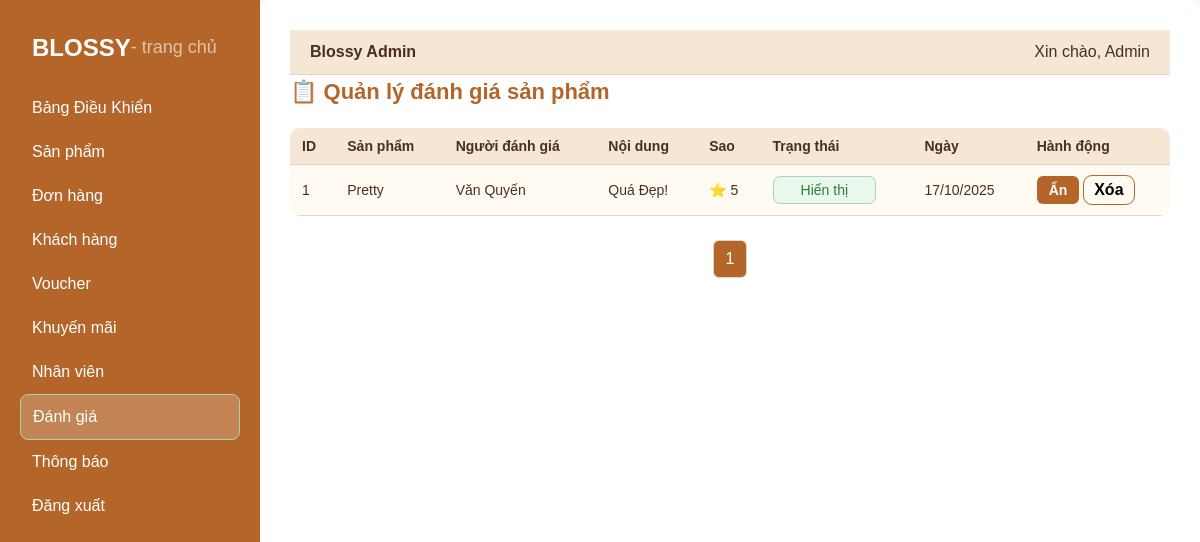
The page /index.php/index.php?controller=adminreview&action=index (signed in) on the database its author committed.
### tables this page shows
CREATE TABLE `reviews` (
  `id` bigint(20) UNSIGNED NOT NULL,
  `user_id` bigint(20) UNSIGNED NOT NULL,
  `product_id` bigint(20) UNSIGNED NOT NULL,
  `order_item_id` bigint(20) UNSIGNED DEFAULT NULL,
  `rating` tinyint(3) UNSIGNED NOT NULL CHECK (`rating` between 1 and 5),
  `title` varchar(191) DEFAULT NULL,
  `content` text DEFAULT NULL,
  `is_approved` tinyint(1) NOT NULL DEFAULT 1,
  `created_at` datetime NOT NULL DEFAULT current_timestamp(),
  `updated_at` datetime DEFAULT current_timestamp() ON UPDATE current_timestamp()
);

CREATE TABLE `products` (
  `id` bigint(20) UNSIGNED NOT NULL,
  `category_id` bigint(20) UNSIGNED NOT NULL,
  `name` varchar(191) NOT NULL,
  `color` varchar(50) DEFAULT NULL,
  `slug` varchar(191) NOT NULL,
  `season` enum('spring','summer','autumn','winter') DEFAULT NULL,
  `description` text DEFAULT NULL,
  `price` decimal(12,2) NOT NULL,
  `compare_at_price` decimal(12,2) DEFAULT NULL,
  `is_active` tinyint(1) NOT NULL DEFAULT 1,
  `created_at` datetime NOT NULL DEFAULT current_timestamp(),
  `updated_at` datetime NOT NULL DEFAULT current_timestamp() ON UPDATE current_timestamp()
);

CREATE TABLE `users` (
  `id` bigint(20) UNSIGNED NOT NULL,
  `role_id` tinyint(3) UNSIGNED NOT NULL DEFAULT 1,
  `level_id` tinyint(3) UNSIGNED DEFAULT 1,
  `email` varchar(191) NOT NULL,
  `first_name` varchar(100) DEFAULT NULL,
  `last_name` varchar(100) DEFAULT NULL,
  `password_hash` varchar(191) NOT NULL,
  `phone` varchar(20) DEFAULT NULL,
  `gender` enum('Nam','Nữ','Khác') DEFAULT 'Nam',
  `level` enum('diamond','gold','silver','normal') NOT NULL DEFAULT 'normal',
  `total_spent` decimal(12,2) NOT NULL DEFAULT 0.00,
  `address` varchar(255) DEFAULT NULL,
  `is_blocked` tinyint(1) NOT NULL DEFAULT 0,
  `created_at` datetime NOT NULL DEFAULT current_timestamp(),
  `updated_at` datetime NOT NULL DEFAULT current_timestamp() ON UPDATE current_timestamp(),
  `password` varchar(255) NOT NULL
);

### App/Controllers/AdminReviewController.php (called while the page is built, shortened)
<?php
require_once __DIR__ . '/../Models/ReviewModel.php';
class AdminReviewController extends BaseController
{
    private $model;
    public function __construct()
    {
        $this->model = new ReviewModel();
    }
    public function index()
    {
        $page = isset($_GET['page']) ? max(1, (int)$_GET['page']) : 1;
        $limit = 15;
        $offset = ($page - 1) * $limit;
        $reviews = $this->model->getAllReviews($limit, $offset);
        $totalReviews = $this->model->countAllReviews();
        $totalPages = ceil($totalReviews / $limit);
        $this->loadView('Admin.Reviews.index', [
            'reviews' => $reviews,
            'page' => $page,
            'totalPages' => $totalPages
        ]);
    }
}

### App/Models/Database/database.php (called while the page is built, shortened)
<?php
class Database {
    private $servername = "localhost";
    private $username = "root";
    private $password = "0586964157";
    private $databasename = "web_ban_hoa";
    function connection_database(): PDO {
        try {
            $conn = new PDO(
                "mysql:host=$this->servername;dbname=$this->databasename",
                $this->username,
                $this->password
            );
            $conn->setAttribute(PDO::ATTR_ERRMODE, PDO::ERRMODE_EXCEPTION);
        } catch (PDOException $e) {
            throw $e;
        }
        return $conn;
    }
}
?>

### App/Models/BaseModel.php (called while the page is built, shortened)
<?php
require_once __DIR__ . '/Database/Database.php';
class BaseModel {
    public function __construct() {
        $db = new database();
        $this->conn = $db->connection_database();
    }
}

### App/Models/ReviewModel.php (called while the page is built, shortened)
<?php
require_once 'BaseModel.php';
class ReviewModel extends BaseModel
{
        public function getAllReviews($limit, $offset)
    {
        $sql = "SELECT r.*, p.name AS product_name, u.first_name, u.last_name
                FROM reviews r
                JOIN products p ON r.product_id = p.id
                JOIN users u ON r.user_id = u.id
                ORDER BY r.created_at DESC
                LIMIT :limit OFFSET :offset";
        $stmt = $this->conn->prepare($sql);
        $stmt->bindValue(':limit', (int)$limit, PDO::PARAM_INT);
        $stmt->bindValue(':offset', (int)$offset, PDO::PARAM_INT);
        $stmt->execute();
        return $stmt->fetchAll(PDO::FETCH_ASSOC);
    }
    public function countAllReviews()
    {
        $stmt = $this->conn->query("SELECT COUNT(*) FROM reviews");
        return (int)$stmt->fetchColumn();
    }
}

### App/Views/Admin/Reviews/index.php (the view, shortened to what this page needs)
<link rel="stylesheet" href="<?= BASE_URL ?>Public/Assets/Css/Admin/Review.css?v=<?= time() ?>">
<div class="admin-review">
  <?php include_once __DIR__ . '/../Layouts/Sidebar.php'; ?>
  <div class="admin-review__content">
    <?php include_once __DIR__ . '/../Layouts/Header.php'; ?>
    <h2 class="admin-title">📋 Quản lý đánh giá sản phẩm</h2>
    <table class="admin-table">
      <thead>
        <tr>
          <th>ID</th>
          <th>Sản phẩm</th>
          <th>Người đánh giá</th>
          <th>Nội dung</th>
          <th>Sao</th>
          <th>Trạng thái</th>
          <th>Ngày</th>
          <th>Hành động</th>
        </tr>
      </thead>
      <tbody>
        <?php if (!empty($reviews)): ?>
          <?php foreach ($reviews as $r): ?>
            <tr data-id="<?= $r['id'] ?>">
              <td><?= $r['id'] ?></td>
              <td><?= htmlspecialchars($r['product_name']) ?></td>
              <td><?= htmlspecialchars($r['first_name'] . ' ' . $r['last_name']) ?></td>
              <td><?= htmlspecialchars($r['content']) ?></td>
              <td>⭐ <?= intval($r['rating']) ?></td>
              <td>
                <span class="status <?= $r['is_approved'] ? 'active' : 'hidden' ?>">
                  <?= $r['is_approved'] ? 'Hiển thị' : 'Ẩn' ?>
                </span>
              </td>
              <td><?= date('d/m/Y', strtotime($r['created_at'])) ?></td>
              <td>
                <button class="btn-toggle" data-status="<?= $r['is_approved'] ? 0 : 1 ?>">
                  <?= $r['is_approved'] ? 'Ẩn' : 'Hiện' ?>
                </button>
                <button class="btn-delete">Xóa</button>
              </td>
            </tr>
          <?php endforeach; ?>
        <?php else: ?>
          <tr><td colspan="8" style="text-align:center;">Không có đánh giá nào.</td></tr>
        <?php endif; ?>
      </tbody>
    </table>
    <div class="pagination">
      <?php for ($i = 1; $i <= $totalPages; $i++): ?>
        <a href="?controller=adminreview&action=index&page=<?= $i ?>" class="<?= $i == $page ? 'active' : '' ?>"><?= $i ?></a>
      <?php endfor; ?>
    </div>
  </div>
</div>

### Public/Assets/Css/Admin/Review.css (style rules this page uses)
.admin-review { display: flex; flex-direction: row; min-height: 100vh; width: 100%; background: var(--bg); color: var(--text); }
.admin-review__content { flex: 1; padding: 30px; background: var(--panel-bg); border-radius: 10px; }
.admin-title { color: var(--primary); font-size: 22px; font-weight: 700; margin-bottom: 20px; }
.admin-table { width: 100%; border-collapse: collapse; background: #fffaf2; border-radius: 10px; overflow: hidden; }
.admin-table th, .admin-table td { padding: 10px 12px; border-bottom: 1px solid var(--header-border); text-align: left; color: var(--text); font-size: 14px; }
.admin-table th { background: var(--header-bg); font-weight: 700; color: var(--text); }
.status.active { background: #e9f7ed; color: #2e7d32; border: 1px solid #a9d6b4; padding: 5px 27px; border-radius: 7px; }
.btn-toggle, .btn-delete { padding: 6px 12px; border-radius: 6px; border: none; cursor: pointer; font-weight: 600; transition: 0.3s; }
.btn-toggle { background: var(--primary); color: #fff; }
.btn-delete { background: #ff5c5c; }
.pagination { text-align: center; margin-top: 20px; }
.pagination a { display: inline-block; margin: 0 4px; padding: 6px 12px; border-radius: 6px; border: 1px solid var(--header-border); color: var(--text); text-decoration: none; }
.pagination a.active { background: var(--primary); color: #fff; }

### Public/Assets/Css/admin_style.css (style rules this page uses)
.pagination { display: flex; justify-content: center; align-items: center; margin: 24px 0; gap: 8px; }
.btn-edit, .btn-delete { border: none; background: transparent; cursor: pointer; font-size: 16px; border: 1px solid var(--primary); padding: 5px 10px; border-radius: 9px; }
.active { background-color: #e8f5e9; color: #2e7d32; border: 1px solid #a5d6a7; }

### rows shown on the page
reviews: id "1", product.name "Pretty", user.last_name "Văn Quyến", content "Quá Đẹp!", rating "5", is_approved "Hiển thị", created_at "17/10/2025"

### other values the page prints
$_SESSION['user']['name'] "Admin"
